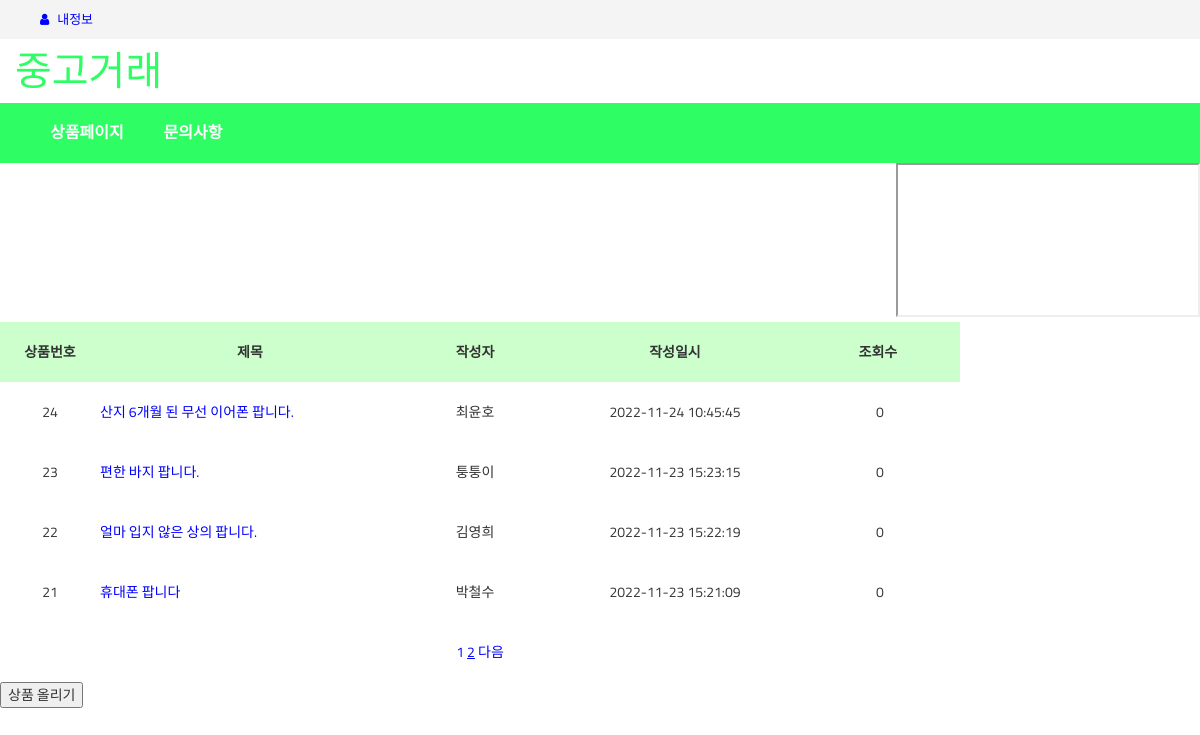
/product_list.php?page=2, run on the app's committed database.
### tables this page shows
CREATE TABLE IF NOT EXISTS `product` (
  `num` int(11) NOT NULL AUTO_INCREMENT,
  `writer` varchar(20) DEFAULT NULL,
  `title` varchar(60) DEFAULT NULL,
  `explanation` text DEFAULT NULL,
  `regtime` varchar(20) DEFAULT NULL,
  `image` varchar(255) DEFAULT NULL,
  `hits` int(11) DEFAULT NULL,
  PRIMARY KEY (`num`) USING BTREE
);

### product_list.php (the view, shortened to what this page needs)
<?php
include "main.php";
?>
<!doctype html>
 <html>
 <head>
 </head>
<body>
 <table>
     <div class="centeringContainer">
        <span class="centered">
                 <tr>
                     <th class="num"    >상품번호  </th>
                     <th class="title"  >제목      </th>
                     <th class="writer" >작성자    </th>
                     <th class="regtime">작성일시  </th>
					 <th>&nbsp&nbsp&nbsp&nbsp&nbsp&nbsp&nbsp&nbsp&nbsp&nbsp&nbsp&nbsp&nbsp&nbsp&nbsp&nbsp&nbsp&nbsp&nbsp조회수    </th>
                 </tr>
             </span>
         </div>
     <?php
         $listSize = 4;
         $page = $_REQUEST["page"] ?? 1;
     	 $start = ($page - 1) * $listSize;
         require("db_connect.php");
     	$query = $db->query("select * from product order by num desc limit $start, $listSize");
     	while ($row = $query->fetch()) {
     ?>
          <tr>
              <td><?=$row["num"]?></td>
              <td style="text-align:left;"><a href="product_view.php?num=<?=$row["num"]?>&page=<?=$page?>"><?=$row["title"]?></a></td>
              <td><?=$row["writer"]?></td>
              <td><?=$row["regtime"]?></td>
              <td><?=$row["hits"]?></td>
          </tr>
     <?php
         }
     ?>
 <table>
 <br>
 <div style="width:960px; text-align:center;" >
 <?php
    $paginationSize = 2;
    $firstLink = floor(($page - 1) / $paginationSize) * $paginationSize + 1;
	$lastLink = $firstLink + $paginationSize - 1;
	$query = $db->query("select count(*) from product");
	$row = $query->fetch();
	$numRecords = $row[0];
	$numPages = ceil($numRecords / $listSize);
	for ($i = $firstLink; $i <= $lastLink; $i++) {
	    if ($i == $page) {
			echo"<a href=\"product_list.php?page=$i\"><u>$i</u></a> ";
		} else {
		    echo "<a href=\"product_list.php?page=$i\">$i</a> ";
		}
	}
	if ($lastLink < $numPages) {
		$link = $lastLink + 1;
		echo "<a href=\"product_list.php?page=$link\">다음</a> ";
    }
?>
 </div>
 <br>
 <input type="button" value="상품 올리기" onclick="location.href='product_write.php'">
 </body>
 </html>

### css/style.css (style rules this page uses)
body { font-family: 'Titillium Web', sans-serif; }
a { color: #e6b965 }

### product_list.php (style rules this page uses)
table { width:960px;height:300px; text-align:center; }
th { background-color:#CCFFCC; }
.num { width:100px; text-align:center; }
.title { width:300px; text-align:center; }
.writer { width:150px; text-align:center; }
.regtime { width:250px; text-align:center; }
a { text-decoration:none; }
a:link { color:blue; }
.centeringContainer { text-align: center; }
.centered { display: table; margin: auto; display: inline-block; }

### data on the page
product: num "24", title "산지 6개월 된 무선 이어폰 팝니다.", writer "최윤호", regtime "2022-11-24 10:45:45", hits "0"
product: num "23", title "편한 바지 팝니다.", writer "퉁퉁이", regtime "2022-11-23 15:23:15", hits "0"
product: num "22", title "얼마 입지 않은 상의 팝니다.", writer "김영희", regtime "2022-11-23 15:22:19", hits "0"
product: num "21", title "휴대폰 팝니다", writer "박철수", regtime "2022-11-23 15:21:09", hits "0"
